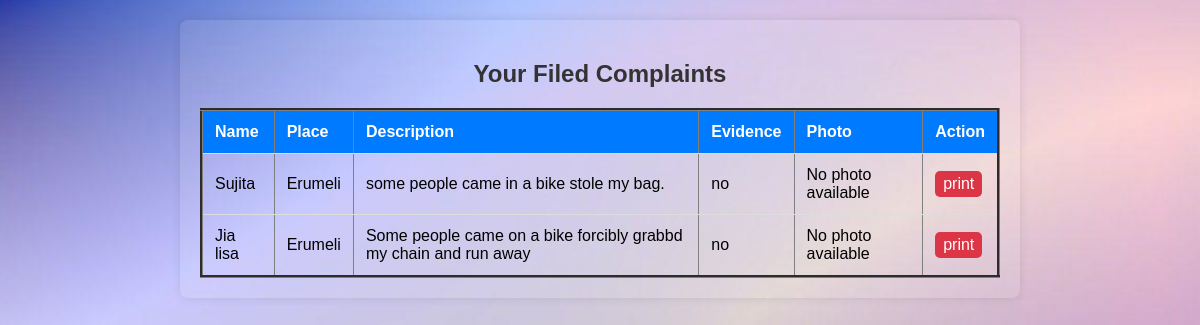
Page /view_user_complaints/ (signed in) on the earlier database version.
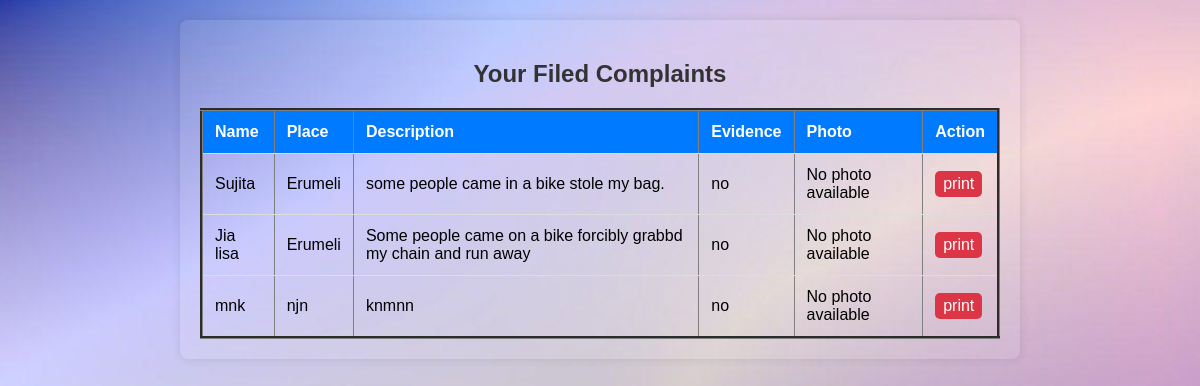
Same page on the later database version.
### MyApp/models.py (models this page shows, shortened)
class Complaint(models.Model):
    user = models.ForeignKey(User, on_delete=models.CASCADE)
    name = models.CharField(max_length=122)
    place = models.CharField(max_length=122)
    Description= models.CharField(max_length=122)
    PhysicalEvidence= models.CharField(max_length=122)
    fileUpload = models.ImageField(upload_to='evidence', blank=True)

### MyApp/views.py (the view)
# urls.py: path('view_user_complaints/', view_user_complaints, name='view_user_complaints'),
@login_required
@never_cache
def view_user_complaints(request):
    user_complaints = Complaint.objects.filter(user=request.user)
    return render(request, 'user_complaints.html', {'user_complaints': user_complaints})

### templates/user_complaints.html (shortened to what this page needs)
{% load static %}
<html lang="en">
<head>
</head>
<body>
{% block content %}
<div class="complaint-box" align="center">
    <h2>Your Filed Complaints</h2>
    {% if user_complaints %}
        <table border="3">
            <thead>
                <tr>
                    <th>Name</th>
                    <th>Place</th>
                    <th>Description</th>
                    <th>Evidence</th>
                    <th>Photo</th>
                    <th>Action</th>
                </tr>
            </thead>
            <tbody>
                {% for complaint in user_complaints %}
                    <tr>
                        <td>{{ complaint.name }}</td>
                        <td>{{ complaint.place }}</td>
                        <td>{{ complaint.Description }}</td>
                        <td>{{ complaint.PhysicalEvidence }}</td>
                        <td>
                            {% if complaint.fileUpload %}
                                <img src="{{ complaint.fileUpload.url }}" alt="Evidence Photo" style="max-width: 100px;">
                            {% else %}
                                No photo available
                            {% endif %}
                        </td>
                        <td>
                            <a class='pdf-button' href="{% url 'generate_pdf' complaint.id %}" target="_blank">
                                print
                            </a>
                        </td>
                    </tr>
                {% endfor %}
            </tbody>
        </table>
    {% else %}
        <p>No complaints filed yet.</p>
    {% endif %}
</div>
{% endblock %}
</body>
</html>

Differences in the rows shown:
added Complaint: name "mnk", place "njn", Description "knmnn", PhysicalEvidence "no", fileUpload "No photo available"
